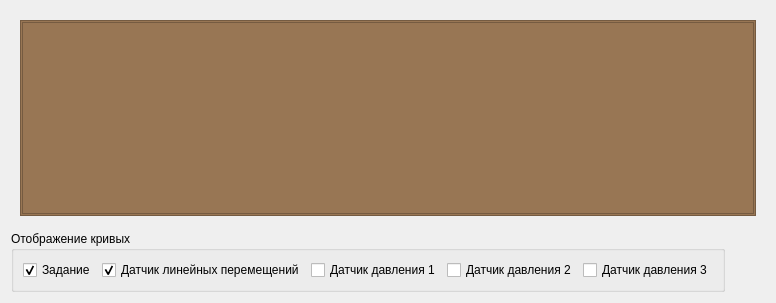
            <widget class="QWidget" name="tab_mainTests_task">
             <attribute name="title">
              <string>График задания</string>
             </attribute>
             <layout class="QVBoxLayout" name="verticalLayout_23">
              <item>
               <widget class="QWidget" name="widget" native="true">
                <layout class="QHBoxLayout" name="horizontalLayout_34">
                 <item>
                  <widget class="QFrame" name="frame_chartTask">
                   <property name="font">
                    <font>
                     <family>Segoe UI</family>
                     <pointsize>11</pointsize>
                    </font>
                   </property>
                   <property name="autoFillBackground">
                    <bool>false</bool>
                   </property>
                   <property name="styleSheet">
                    <string notr="true">background-color: rgb(152, 118, 84);</string>
                   </property>
                   <property name="frameShape">
                    <enum>QFrame::Shape::StyledPanel</enum>
                   </property>
                   <property name="frameShadow">
                    <enum>QFrame::Shadow::Raised</enum>
                   </property>
                   <layout class="QVBoxLayout" name="verticalLayout_12">
                    <property name="spacing">
                     <number>3</number>
                    </property>
                    <property name="leftMargin">
                     <number>1</number>
                    </property>
                    <property name="topMargin">
                     <number>1</number>
                    </property>
                    <property name="rightMargin">
                     <number>1</number>
                    </property>
                    <property name="bottomMargin">
                     <number>1</number>
                    </property>
                    <item>
                     <widget class="MyChart" name="Chart_task"/>
                    </item>
                   </layout>
                  </widget>
                 </item>
                </layout>
               </widget>
              </item>
              <item>
               <layout class="QHBoxLayout" name="horizontalLayout_36">
                <item>
                 <widget class="QGroupBox" name="groupBox_8">
                  <property name="title">
                   <string>Отображение кривых</string>
                  </property>
                  <layout class="QHBoxLayout" name="horizontalLayout_12">
                   <item>
                    <widget class="QCheckBox" name="checkBox_showCurve_task">
                     <property name="text">
                      <string>Задание</string>
                     </property>
                     <property name="checked">
                      <bool>true</bool>
                     </property>
                    </widget>
                   </item>
                   <item>
                    <widget class="QCheckBox" name="checkBox_showCurve_moving">
                     <property name="text">
                      <string>Датчик линейных перемещений</string>
                     </property>
                     <property name="checked">
                      <bool>true</bool>
                     </property>
                    </widget>
                   </item>
                   <item>
                    <widget class="QCheckBox" name="checkBox_showCurve_pressure_1">
                     <property name="text">
                      <string>Датчик давления 1</string>
                     </property>
                     <property name="checkable">
                      <bool>true</bool>
                     </property>
                     <property name="checked">
                      <bool>false</bool>
                     </property>
                    </widget>
                   </item>
                   <item>
                    <widget class="QCheckBox" name="checkBox_showCurve_pressure_2">
                     <property name="text">
                      <string>Датчик давления 2</string>
                     </property>
                     <property name="checkable">
                      <bool>true</bool>
                     </property>
                     <property name="checked">
                      <bool>false</bool>
                     </property>
                    </widget>
                   </item>
                   <item>
                    <widget class="QCheckBox" name="checkBox_showCurve_pressure_3">
                     <property name="enabled">
                      <bool>true</bool>
                     </property>
                     <property name="text">
                      <string>Датчик давления 3</string>
                     </property>
                     <property name="checkable">
                      <bool>true</bool>
                     </property>
                     <property name="checked">
                      <bool>false</bool>
                     </property>
                    </widget>
                   </item>
                  </layout>
                 </widget>
                </item>
                <item>
                 <spacer name="horizontalSpacer">
                  <property name="orientation">
                   <enum>Qt::Orientation::Horizontal</enum>
                  </property>
                  <property name="sizeHint" stdset="0">
                   <size>
                    <width>40</width>
                    <height>20</height>
                   </size>
                  </property>
                 </spacer>
                </item>
               </layout>
              </item>
             </layout>
            </widget>
